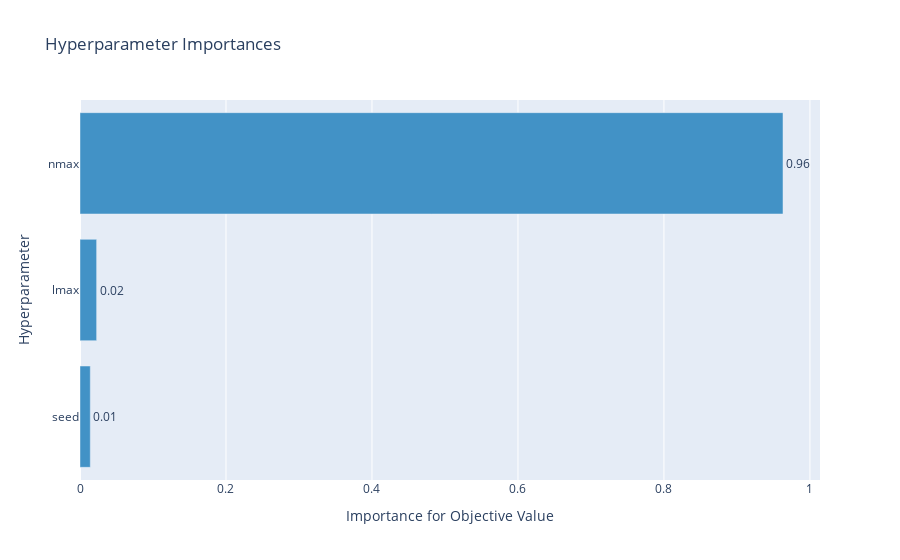

The notebook cell saved with this chart:
### Markdown cell above
### Hyperparameter Importances

### Code cell
optuna.visualization.plot_param_importances(study)

### Figure 1 — Plotly figure (JSON) as saved in the notebook; plotly's stock layout.template omitted (floating-point values rounded to 4 significant figures)
{"data": [{"cliponaxis": false, "hovertemplate": ["seed (IntDistribution): 0.014101074999313205<extra></extra>", "lmax (IntDistribution): 0.02280152977886273<extra></extra>", "nmax (IntDistribution): 0.963097395221824<extra></extra>"], "marker": {"color": "rgb(66,146,198)"}, "orientation": "h", "text": ["0.01", "0.02", "0.96"], "textposition": "outside", "type": "bar", "x": [0.0141, 0.0228, 0.9631], "y": ["seed", "lmax", "nmax"]}], "layout": {"showlegend": false, "title": {"text": "Hyperparameter Importances"}, "xaxis": {"title": {"text": "Importance for Objective Value"}}, "yaxis": {"title": {"text": "Hyperparameter"}}}}
